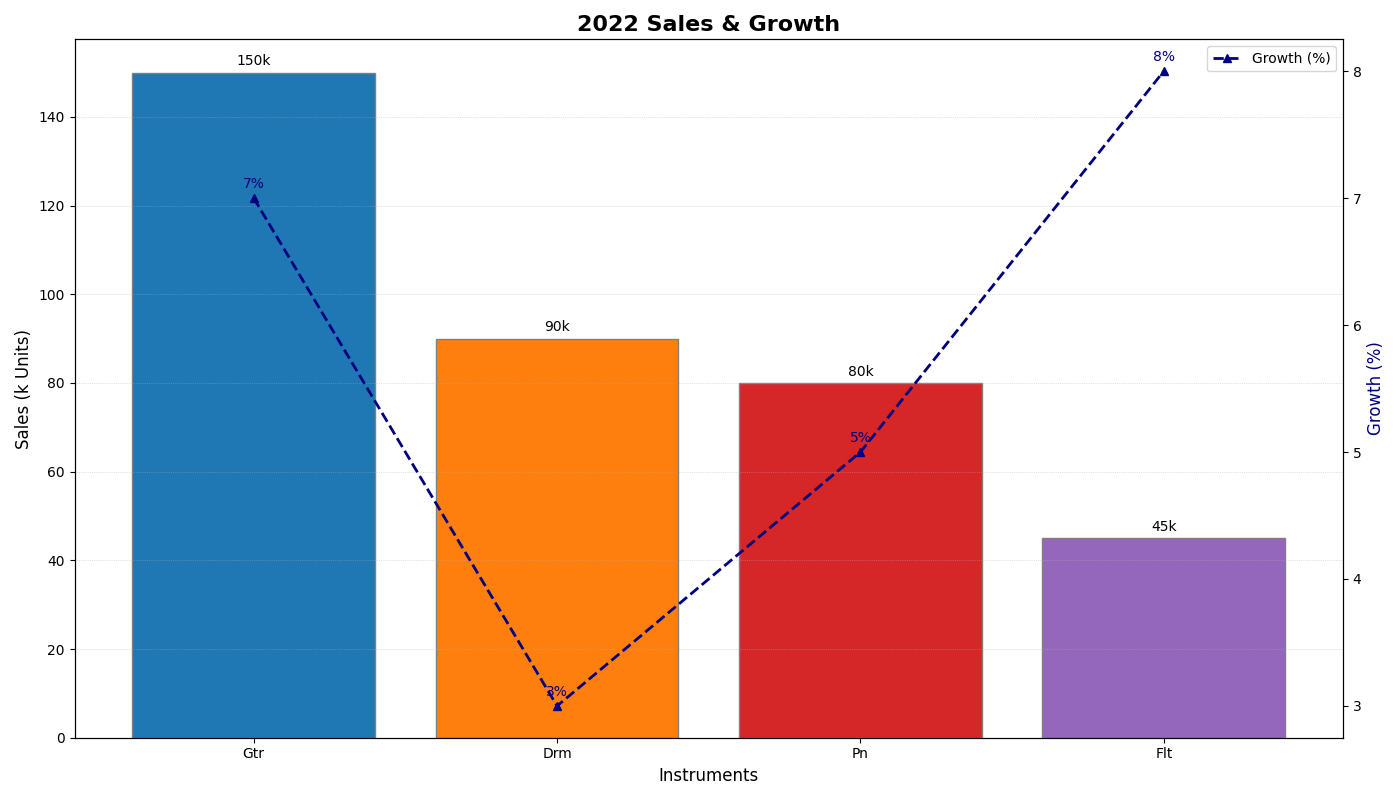

Python code for this plot:
import matplotlib.pyplot as plt
import numpy as np

instruments = ['Gtr', 'Drm', 'Pn', 'Flt']
sales = [150, 90, 80, 45]
growth_rates = [7, 3, 5, 8]

fig, ax1 = plt.subplots(figsize=(14, 8))

bar_colors = ['#1f77b4', '#ff7f0e', '#d62728', '#9467bd']

# Bar chart for sales
bars = ax1.bar(instruments, sales, color=bar_colors, edgecolor='gray')
ax1.set_xlabel('Instruments', fontsize=12)
ax1.set_ylabel('Sales (k Units)', fontsize=12, color='black')
ax1.set_title('2022 Sales & Growth', fontsize=16, fontweight='bold')
ax1.yaxis.grid(True, linestyle=':', linewidth=0.5, alpha=0.7)

# Annotate bar heights
for bar in bars:
    height = bar.get_height()
    ax1.annotate(f'{height}k', xy=(bar.get_x() + bar.get_width() / 2, height),
                 xytext=(0, 3), textcoords="offset points", ha='center', va='bottom', fontsize=10)

# Create a secondary axis for growth rates
ax2 = ax1.twinx()
ax2.plot(instruments, growth_rates, color='navy', marker='^', linestyle='--', linewidth=2, label='Growth (%)')
ax2.set_ylabel('Growth (%)', fontsize=12, color='navy')

# Annotate growth rates
for i, rate in enumerate(growth_rates):
    ax2.annotate(f'{rate}%', xy=(i, rate),
                 xytext=(0, 5), textcoords="offset points", ha='center', va='bottom', fontsize=10, color='navy')

# Create a legend for the line plot
lines, labels = ax2.get_legend_handles_labels()
ax2.legend(lines, labels, loc='upper right', fontsize=10)

fig.tight_layout()
plt.show()
